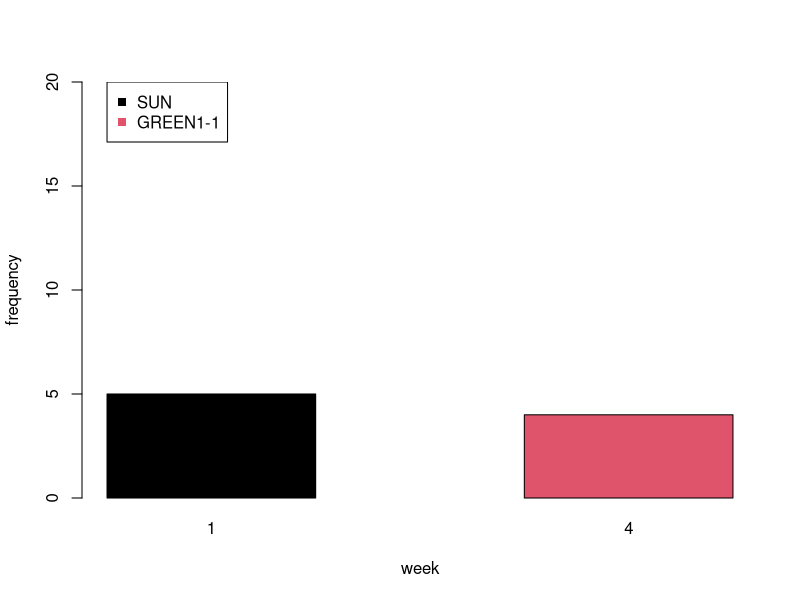
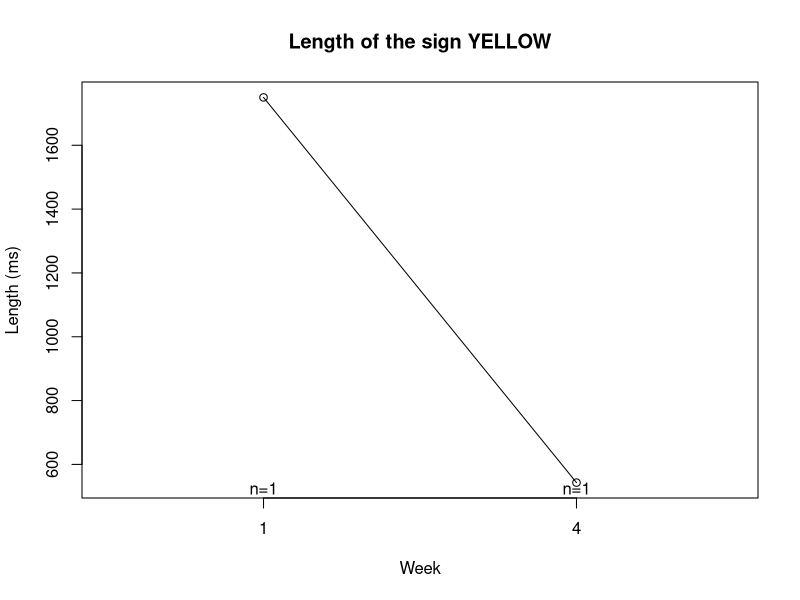
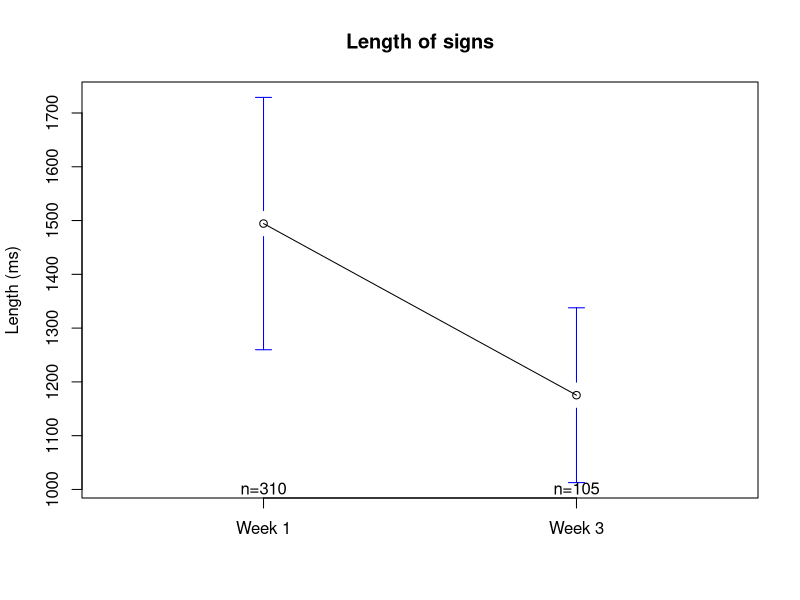
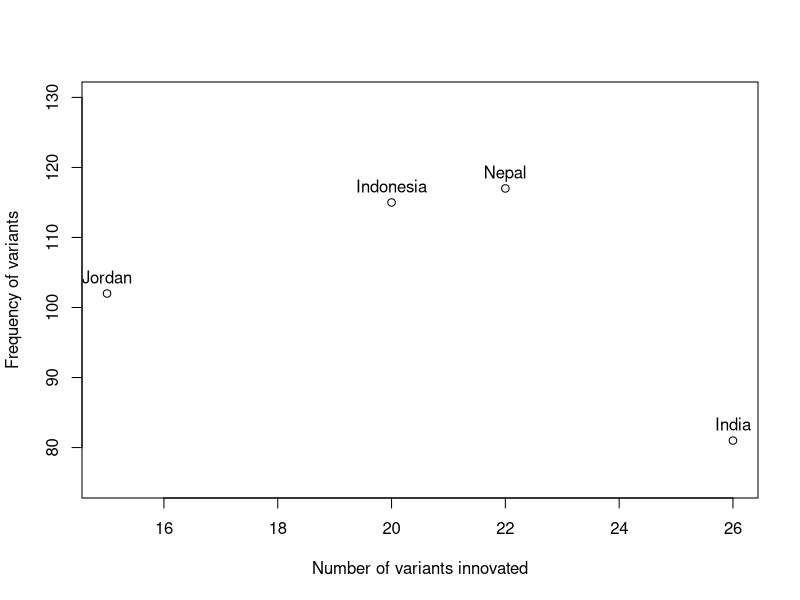

Generate these figures, in order, with R: (Note: this script raises an error after producing the figures.)
library(ggplot2)
library(lme4)
setwd("~/Documents/MPI/KangSukColours/ColourExperiment/analysis/")

d = read.csv("../data/processedData/variants_processed.csv", stringsAsFactors = F)


d$trial_value = as.character(d$trial_value)  # legacy compatibility
colourNumbers = c("1","5",'6',"7","14",'18','24')
colourNames = c("red",'brown','white','black','green','yellow','pink')
names(colourNames) = colourNumbers
colourNamesDark = c("red", 'orange','gray', 'black', 'dark green','gold', 'pink')


d = d[d$trial_value %in% colourNumbers,]

d$trialColourName = colourNames[as.character(d$trial_value)]
d$trialColourName = factor(d$trialColourName, levels = colourNames)




###########
sun = table(d[d$sign_value=="SUN",]$week)
yellow = table(d[d$sign_value=="GREEN1-1",]$week)

barplot(rbind(sun,yellow), beside=T, xlab='week', ylab='frequency', ylim=c(0,20),col=1:2)
legend(1,20,legend=c("SUN","GREEN1-1"), col=1:2, pch=15)

# pdf("../results/descriptive/graphs/IconicityByWeek.pdf")
# barplot(table(d$iconic,d$week), col=1:2, xlab='Week')
# legend(1.5,150,legend=c("Iconic","Not iconic"), col=2:1, pch=15)
# dev.off()

# w1 = table(d[d$week==1,]$iconic, d[d$week==1,]$trialColourName)
# w4 = table(d[d$week==4,]$iconic, d[d$week==4,]$trialColourName)
# 
# 
# pdf("../results/descriptive/graphs/IconicityByWeekByColour.pdf")
# barplot(cbind(w1,c(NA,NA),w4), col=1:2, las=2)
# abline(v=7.9)
# axis(1,line=2.5,at=c(4,12), labels=c("Week 1","Week 3"), tick=F, lwd=0)
# legend(1.5,150,legend=c("Iconic","Not iconic"), col=2:1, pch=15)
# dev.off()


library(gplots)
pdf("../results/descriptive/graphs/LengthByWeek_YELLOW.pdf")
plotmeans(d[d$sign_value=="YELLOW",]$sign_length~d[d$sign_value=="YELLOW",]$week, xlab='Week', ylab="Length (ms)", main='Length of the sign YELLOW')
dev.off()

pdf("../results/descriptive/graphs/LengthByWeek.pdf")
plotmeans(d$sign_length~d$week, xlab='', ylab="Length (ms)", main='Length of signs', legends = c("Week 1","Week 3"))
dev.off()

# pdf("../results/descriptive/graphs/IconicByWeekByPart.pdf", width=8, height=5)
# partIconic = table(d$iconic,d$speakerName,d$week)
# cbind(partIconic[,,1],partIconic[,,2])
# barplot(cbind(partIconic[,,1],partIconic[,,2]), col=1:2)
# abline(v=4.9)
# text(c(2.5,7.5),c(65,65), c("Week 1", "week 3"))
# legend(5,50, c("Iconic","Non-iconic"), col=2:1, pch=15)
# dev.off()


inventedBy = tapply(d$sign_value,d$inventedBy, function(X){length(unique(X))})
pdf("../results/descriptive/graphs/NumVarByFreq.pdf")
plot(
    as.vector(inventedBy), 
    as.vector(table(d$inventedBy)), 
    xlab='Number of variants innovated', ylab="Frequency of variants", col=1, ylim=c(75,130))
text(as.vector(inventedBy), as.vector(table(d$inventedBy)), names((inventedBy)),pos=3)
dev.off()

freqWithinVarByInventor = tapply(variants$freq_week_4_withinColour, variants$inventedBy, mean)

pdf("../results/descriptive/graphs/NumVarByFreq_withinColour.pdf")
plot(
  as.vector(inventedBy), 
  as.vector(freqWithinVarByInventor), 
  xlab='Number of variants innovated', ylab="Mean fitness of variants", col=1, ylim=c(0,0.15))
text(as.vector(inventedBy), as.vector(freqWithinVarByInventor), names((inventedBy)),pos=3)
dev.off()

# number of variants adopted
adopted = sapply(sort(unique(d$speakerName)), function(X){
  x = d[d$speakerName==X,]$inventedBy
  x2 = tapply(d[d$speakerName==X,]$sign_value, d[d$speakerName==X,]$inventedBy, function(z){length(unique(z))})
  sum(x2[names(x2)!=X])
})
pdf("../results/descriptive/graphs/AdoptedVsInvented.pdf")
plot(inventedBy,adopted, ylim=c(0,35), xlim=c(0,35), xlab="Number of variants invented", ylab="Number of variants adopted")
abline(0,1, col='gray')
text(inventedBy,adopted,names(inventedBy), pos=3)
dev.off()

pdf("../results/descriptive/graphs/NumVariants.pdf", width=8, height=5)
cols = rainbow(2)
barplot(matrix(tapply(d$sign_value, paste(d$speakerName,d$week), function(X){length(unique(X))}), nrow=2), beside = T, names.arg = sort(unique(d$speakerName)), col=cols, main='Number of variants used')
legend(9,80,c("Week 1","week 3"), col=cols, pch=15)
dev.off()

week1L = tapply(d[d$director==d$speaker & d$week==1,]$sign_length, d[d$director==d$speaker & d$week==1,]$trialColourName, mean,na.rm=T)
week4L = tapply(d[d$director==d$speaker & d$week==4,]$sign_length, d[d$director==d$speaker & d$week==4,]$trialColourName, mean,na.rm=T)


pdf("../results/descriptive/graphs/LengthOfSignsByColour.pdf")
plot(c(0.5,2.5),range(c(week1L,week4L),na.rm=T), type='n', ylab='Sign length (ms)', xlab='Week', xaxt="n")
axis(1,at=1:2, c("Week 1", "week 3"))
points(rep(1,length(week1L)), week1L, col=colourNamesDark, pch=16)
points(rep(2,length(week4L)), week4L, col=colourNamesDark, pch=16)
for(i in 1:length(week1L)){
  lines(c(1,2),c(week1L[i],week4L[i]), col=colourNamesDark[i])
}
dev.off()

for(i in 1:length(colourNames)){
 plotmeans(sign_length~week, data = d[d$director==d$speaker & d$trialColourName==colourNames[i], ], add=i!=1, col=colourNamesDark[i])
}

week1L.trial = tapply(d[d$director==d$speaker & d$week==1,]$trial_length, d[d$director==d$speaker & d$week==1,]$trialColourName, mean)
week4L.trial = tapply(d[d$director==d$speaker & d$week==4,]$trial_length, d[d$director==d$speaker & d$week==4,]$trialColourName, mean)

barplot(rbind(week1L.trial, week4L.trial),beside = T, col=rep(colourNames,each=2), ylab='Trial length')



myData <- aggregate(d[d$director==d$speaker,]$trial_length,
  by = list(colour = d[d$director==d$speaker,]$trialColourName, d[d$director==d$speaker,]$week),
  FUN = function(x) c(mean = mean(x), sd = sd(x),
  n = length(x)))

myData <- do.call(data.frame, myData)
myData$se <- myData$x.sd / sqrt(myData$x.n)
colnames(myData) = c('Colour','Week','mean','sd','n','se')

dodge <- position_dodge(width = 0.9)
limits <- aes(ymax = myData$mean + myData$se, ymin = myData$mean - myData$se)


p <- ggplot(data = myData, aes(x = Colour, y = mean, group = Week))

pdf("../results/descriptive/graphs/LengthOfTrialsByColourAndWeek_gg.pdf")
p + geom_bar(stat = "identity", position = 'dodge', fill=rep(colourNames,each=2)) +
  geom_errorbar(limits, position = dodge, width = 0.25) +
  theme(axis.text.x=element_text(), axis.ticks.x=element_blank(),
        axis.title.x=element_blank(), plot.title=element_text("Trial Length")) + ylab("Trial length (ms)") +
    scale_colour_manual(values=colourNames)
dev.off()

######
myData <- aggregate(d[d$director==d$speaker,]$sign_length,
                    by = list(colour = d[d$director==d$speaker,]$trialColourName, d[d$director==d$speaker,]$week),
                    FUN = function(x) c(mean = mean(x), sd = sd(x),
                                        n = length(x)))

myData <- do.call(data.frame, myData)
myData$se <- myData$x.sd / sqrt(myData$x.n)
colnames(myData) = c('Colour','Week','mean','sd','n','se')

dodge <- position_dodge(width = 0.9)
limits <- aes(ymax = myData$mean + myData$se, ymin = myData$mean - myData$se)


p <- ggplot(data = myData, aes(x = Colour, y = mean, group = Week))

pdf("../results/descriptive/graphs/LengthOfSignsByColourAndWeek_gg.pdf")
p + geom_bar(stat = "identity", position = 'dodge', fill=rep(colourNames,each=2)) +
  geom_errorbar(limits, position = dodge, width = 0.25) +
  theme(axis.text.x=element_text(), axis.ticks.x=element_blank(),
        axis.title.x=element_blank(), plot.title=element_text("Sign Length")) + ylab("Sign length (ms)") +
  scale_colour_manual(values=colourNames)
dev.off()

####

pdf("../results/descriptive/graphs/LengthOfTrialsByColour.pdf")
plot(c(0.5,2.5),range(c(week1L.trial,week4L.trial)), type='n', ylab='Trial length (ms)', xlab='Week', xaxt="n")
axis(1,at=1:2, c("Week 1", "week 3"))
points(rep(1,length(week1L.trial)), week1L.trial, col=colourNamesDark, pch=16)
points(rep(2,length(week4L.trial)), week4L.trial, col=colourNamesDark, pch=16)
for(i in 1:length(week1L)){
  lines(c(1,2),c(week1L.trial[i],week4L.trial[i]), col=colourNamesDark[i])
}
dev.off()

plotmeans(sign_length~trialColourName,  d[d$director==d$speaker & d$week==1,], connect = F, col = colourNames, pch=16, barcol = 1,xlab='Colour', ylab='Sign length (ms)')
plotmeans(sign_length~trialColourName,  d[d$director==d$speaker & d$week==4,], connect = F, col = colourNames, pch=16, barcol = 1,xlab='Colour', ylab='Sign length (ms)', add=T)


###########

variants = read.csv('../data/processedData/variants_summary.csv', stringsAsFactors = F)

d$BodyAnchor = variants[match(d$sign_value, variants$sign),]$BodyAnchor

w1 = table(d[d$week==1,]$Indexicality,d[d$week==1,]$trialColourName)
w1 = w1[,c("red",'black','white','brown','green','yellow','pink')]
w3 = table(d[d$week==4,]$Indexicality,d[d$week==4,]$trialColourName)
w3 = w3[,c("red",'black','white','brown','green','yellow','pink')]

xtab = cbind(w1,c(NA,NA,NA), w3)

pdf("../results/descriptive/graphs/BodyAnchoredByColourByWeek.pdf", width=6, height = 5)
barplot(xtab, col=3:5, las=2)
legend(12,30,c('No','Yes',"Yes, Body Anchored"), col=3:5, pch=15)
axis(1,line=2.5,at=c(4,12), labels=c("Week 1","Week 3"), tick=F, lwd=0)
dev.off()





pdf("../results/descriptive/graphs/FreqWeek1_vs_FreqWeek2.pdf", width=5, height=5)
plot(variants$freq_week_1, jitter(variants$freq_week_4), pch=16, col=rgb(0,0,0,0.2), ylab='Frequency in week 3', xlab='Frequency in week 1')
dev.off()

pdf("../results/descriptive/graphs/FreqWeek1_vs_FreqWeek2_withinColour.pdf", width=5, height=5)
plot(variants$freq_week_1_withinColour, jitter(variants$freq_week_4_withinColour), pch=16, col=variants$colourName, ylab='Frequency in week 3', xlab='Frequency in week 1')
dev.off()

week1 = tapply(d[d$trial_value %in% colourNumbers & d$week==1,]$sign_value, d[d$trial_value %in% colourNumbers & d$week==1,]$trial_value, function(X){length(unique(X,na.rm=T))})
week4 = tapply(d[d$trial_value %in% colourNumbers & d$week==4,]$sign_value, d[d$trial_value %in% colourNumbers & d$week==4,]$trial_value, function(X){length(unique(X,na.rm=T))})

xtab = cbind(week1,week4)

pdf("../results/descriptive/graphs/NumberOfVariantsByColourByWeek.pdf", width=8, height=5)
barplot(xtab,beside=T, col=colourNames[rownames(xtab)], main='Number of Variants')
dev.off()


####
# Try marking

variants$check.any = variants$check >0

plotmeans(freq_week_4_withinColour ~
            paste(TryMarked>0,Teach>0),
          data = variants[!(!(variants$TryMarked>0) & (variants$Teach>0)),],
          legends = c("No Try Mark","Try Marking","Try Marking & Teaching"),
          xlab="", ylab='Fitness of variants')

plotmeans(variants$freq_week_4_withinColour~
            paste(variants$colourName,variants$TryMarked>0),
          col = rep(colourNamesDark,each=2), pch=c(16,15))

plotmeans(variants$freq_week_4_withinColour ~ 
            paste(variants$colourName,variants$check.any),
          col = rep(colourNamesDark,each=2), pch=c(16,15))

### sign origin

plotmeans(freq_week_4_withinColour~ origin, data=variants[variants$origin %in% c("ISL","JSL","NSL"),])

#######

library(party)

variants$iconic = as.factor(variants$iconic)
variants$inventedBy = as.factor(variants$inventedBy)
variants$indexical = as.factor(variants$indexical)
variants$TeachT = as.factor(variants$Teach>0)
variants$TryMarkedT = as.factor(variants$TryMarked>0)
f = ctree(freq_week_4_withinColour ~ 
       #     freq_week_1 + 
        #    indexical + 
         #   TeachT +
            TryMarked,
          #  check + 
           # inventedBy + 
       #     factor(colourName), 
       data=variants, control=ctree_control(mincriterion = 0.1))
plot(f, terminal_panel=node_barplot)


d3 = d
d3$freq_week_4[is.na(d3$freq_week_4)] = 0
d3$freq_week4_withinColour[is.na(d3$freq_week4_withinColour)] = 0

d3 = d3[d3$freq_week4_withinColour>0,]

for(i in c('Indexicality','speakerName')){
  d3[,i] = as.factor(d3[,i])
}

f2 = ctree(freq_week4_withinColour ~ 
             Indexicality + 
             T0Check + 
             speakerName + 
             Teach + 
             TryMarked, 
           data=d3, 
           control=ctree_control(mincriterion = 0.75))
plot(f2, inner_panel=node_inner(f2,id=F),terminal_panel=node_barplot)
